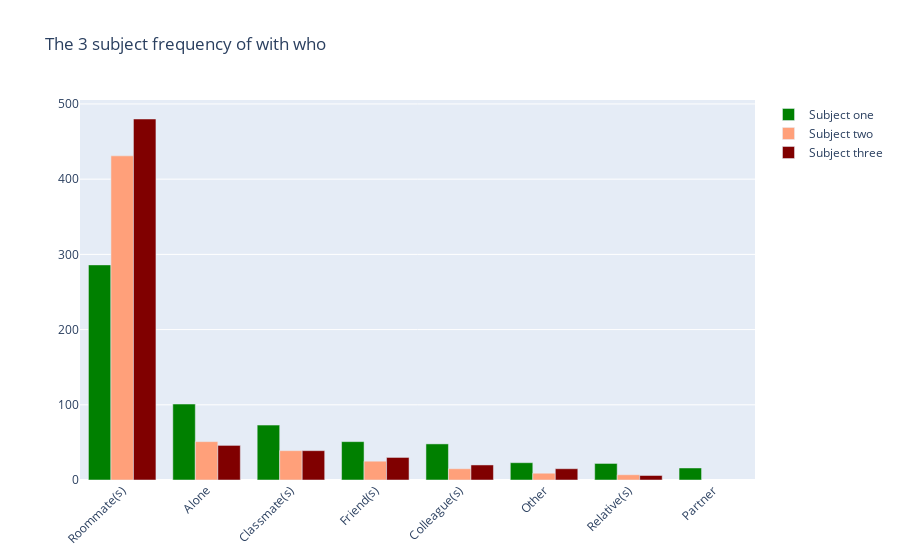

The notebook cell this image was saved under:
### Code cell
with_whos = tdf_clean.with_who.unique().tolist()


fig = go.Figure()
fig.add_trace(go.Bar(
    x=with_whos,
    y=df1_count,
    name='Subject one',
    marker_color='green'
))
fig.add_trace(go.Bar(
    x=with_whos,
    y=df2_count,
    name='Subject two',
    marker_color='lightsalmon'
))

fig.add_trace(go.Bar(
    x=with_whos,
    y=df3_count,
    name='Subject three',
    marker_color='Maroon'
))
# Here we modify the tickangle of the xaxis, resulting in rotated labels.
fig.update_layout(barmode='group', xaxis_tickangle=-45,title_text='The 3 subject frequency of with who ')


fig.show()

### Figure 1 — Plotly figure (JSON) as saved in the notebook; plotly's stock layout.template omitted (floating-point values rounded to 4 significant figures)
{"data": [{"marker": {"color": "green"}, "name": "Subject one", "type": "bar", "x": ["Roommate(s)", "Alone", "Classmate(s)", "Friend(s)", "Colleague(s)", null, "Other", "Relative(s)", "Partner"], "y": [286, 101, 73, 51, 48, 38, 23, 22, 16]}, {"marker": {"color": "lightsalmon"}, "name": "Subject two", "type": "bar", "x": ["Roommate(s)", "Alone", "Classmate(s)", "Friend(s)", "Colleague(s)", null, "Other", "Relative(s)", "Partner"], "y": [431, 51, 39, 25, 15, 10, 9, 7]}, {"marker": {"color": "Maroon"}, "name": "Subject three", "type": "bar", "x": ["Roommate(s)", "Alone", "Classmate(s)", "Friend(s)", "Colleague(s)", null, "Other", "Relative(s)", "Partner"], "y": [480, 46, 39, 30, 20, 18, 15, 6]}], "layout": {"barmode": "group", "title": {"text": "The 3 subject frequency of with who "}, "xaxis": {"tickangle": -45}}}
